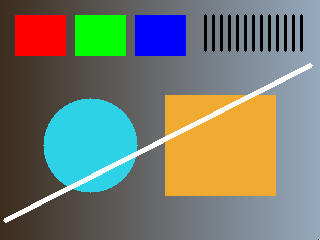
#> input picture 20261104/02_응용/data/scene.png, 320 x 240 px
$ python 02_interpolation.py
#> lines starting #> are read from the running program, lines starting #| are printed output that depends on the picture
from pathlib import Path
import os
import cv2
import numpy as np

# 제공 코드: 어느 작업 폴더에서 실행해도 현재 파일 옆의 입력을 읽습니다.
# OpenCV에는 영문 상대 경로를 전달합니다. 원본 파일은 덮어쓰지 않습니다.
os.chdir(Path(__file__).resolve().parent)

import csv
import json
from time import perf_counter
Path("outputs").mkdir(exist_ok=True)

image = cv2.imread("data/scene.png")
#> image is the input picture: shape (240, 320, 3); mean B, G, R 111, 124.4, 118.4
rows = []
# INTER_NEAREST: 가장 가까운 원본 픽셀값을 그대로 사용
# INTER_LINEAR: 주변 픽셀 4개를 거리 비율로 가중 평균
# INTER_AREA: 원본 픽셀 영역이 겹치는 면적 비율로 계산
for name, method in [("nearest", cv2.INTER_NEAREST), ("linear", cv2.INTER_LINEAR), ("area", cv2.INTER_AREA)]:
    # >>> TODO A02
    # 현재 method를 사용해 (너비80, 높이60)으로 축소한 small을 만드세요.
    small = cv2.resize(image, (80, 60))
    # <<< TODO A02
    large = cv2.resize(small, (320, 240), interpolation=method)
    cv2.imwrite(f"outputs/p02_{name}_small.png", small)
    cv2.imwrite(f"outputs/p02_{name}_large.png", large)

    # 동일 원본과 크기일 때만 오차를 비교합니다. float 변환으로 uint8 차이의 순환을 피합니다.
    mse = np.mean((image.astype(np.float32) - large.astype(np.float32)) ** 2)
    rows.append([name, small.shape[1], small.shape[0], round(float(mse), 4)])
#> this loop made 3 passes
#> mse on passes 1 to 3: 415.5, 304.8, 415.5
#> pass 1, `small = cv2.resize(image, (80, 60))`:
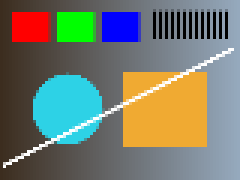
#> small: shape (60, 80, 3) (shown 3 times larger); mean B, G, R 110.3, 123.5, 117.6
#> pass 2, `large = cv2.resize(small, (320, 240), interpolation=method)`:
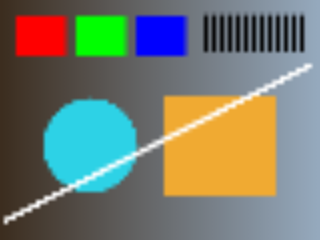
#> large: shape (240, 320, 3); mean B, G, R 110.3, 123.5, 117.5
#> after the loop, rows = [['nearest', 80, 60, 415.5], ['linear', 80, 60, 304.8], ['area', 80, 60, 415.5]]
with open("outputs/p02_interpolation.csv", "w", encoding="utf-8-sig", newline="") as f:
    w = csv.writer(f); w.writerow(["method", "width", "height", "roundtrip_mse"]); w.writerows(rows)
print(rows)
#| [['nearest', 80, 60, 415.4572], ['linear', 80, 60, 304.8466], ['area', 80, 60, 415.4572]]
print("왕복 MSE는 이 합성 이미지의 수치 비교이며 모델 성능이 아닙니다.")
